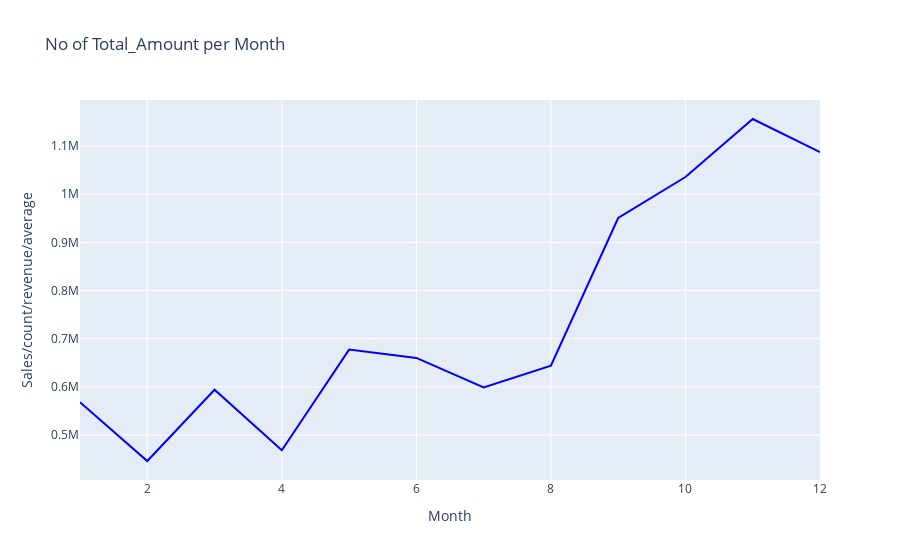

Notebook code cell kept with this figure:
### Markdown cell above
Now, let's Check about the Sales and revenues.

### Code cell
# Sales vs month
plot_line_graphs(monthly_sales,'Month','Total_Amount')

### Figure 1 — Plotly figure (JSON) as saved in the notebook; plotly's stock layout.template omitted (floating-point values rounded to 4 significant figures)
{"data": [{"line": {"color": "blue", "width": 2}, "marker": {"color": "red", "size": 10}, "mode": "lines", "type": "scatter", "x": [1, 2, 3, 4, 5, 6, 7, 8, 9, 10, 11, 12], "y": [568100.0, 446100.0, 594100.0, 468400.0, 677300.0, 660000.0, 599000.0, 644000.0, 950700.0, 1036000.0, 1156000.0, 1088000.0]}], "layout": {"title": {"text": "No of Total_Amount per Month"}, "xaxis": {"title": {"text": "Month"}}, "yaxis": {"title": {"text": "Sales/count/revenue/average"}}}}
